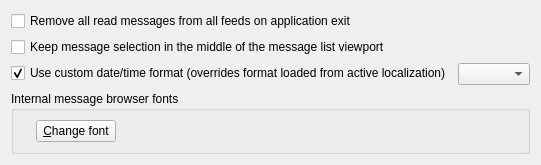
         <widget class="QWidget" name="m_tabMessages">
          <attribute name="title">
           <string>Messages</string>
          </attribute>
          <layout class="QFormLayout" name="formLayout_11">
           <property name="fieldGrowthPolicy">
            <enum>QFormLayout::AllNonFixedFieldsGrow</enum>
           </property>
           <item row="0" column="0">
            <widget class="QCheckBox" name="m_checkRemoveReadMessagesOnExit">
             <property name="text">
              <string>Remove all read messages from all feeds on application exit</string>
             </property>
            </widget>
           </item>
           <item row="1" column="0">
            <widget class="QCheckBox" name="m_checkKeppMessagesInTheMiddle">
             <property name="text">
              <string>Keep message selection in the middle of the message list viewport</string>
             </property>
            </widget>
           </item>
           <item row="3" column="0">
            <widget class="QCheckBox" name="m_checkMessagesDateTimeFormat">
             <property name="text">
              <string>Use custom date/time format (overrides format loaded from active localization)</string>
             </property>
             <property name="checkable">
              <bool>true</bool>
             </property>
             <property name="checked">
              <bool>true</bool>
             </property>
            </widget>
           </item>
           <item row="3" column="1">
            <widget class="QComboBox" name="m_cmbMessagesDateTimeFormat"/>
           </item>
           <item row="4" column="0" colspan="2">
            <widget class="QGroupBox" name="groupBox_4">
             <property name="title">
              <string>Internal message browser fonts</string>
             </property>
             <layout class="QHBoxLayout" name="horizontalLayout_16">
              <item>
               <widget class="QLabel" name="m_lblMessagesFont">
                <property name="text">
                 <string/>
                </property>
               </widget>
              </item>
              <item>
               <widget class="QPushButton" name="m_btnChangeMessagesFont">
                <property name="text">
                 <string>&amp;Change font</string>
                </property>
               </widget>
              </item>
              <item>
               <spacer name="horizontalSpacer">
                <property name="orientation">
                 <enum>Qt::Horizontal</enum>
                </property>
                <property name="sizeHint" stdset="0">
                 <size>
                  <width>40</width>
                  <height>20</height>
                 </size>
                </property>
               </spacer>
              </item>
             </layout>
            </widget>
           </item>
          </layout>
         </widget>
